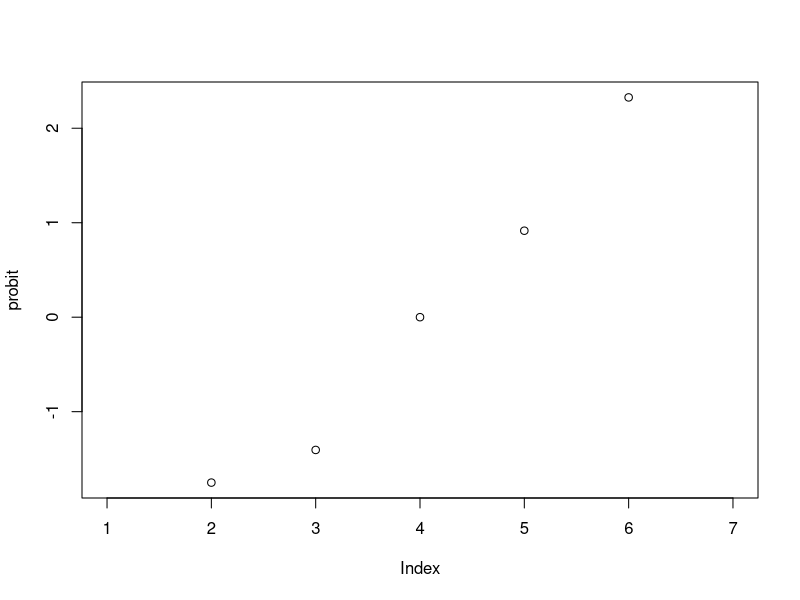

Reproduce this figure in R.
Table1 = read.table('probit.txt', head=T)
dead = Table1[,3]
prob = dead/100
print(prob)
probit = qnorm(prob)

"This creates the phi-1(prob)"

plot(probit)